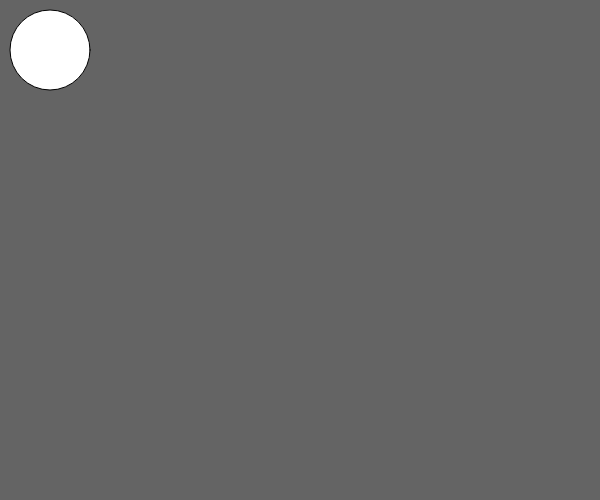
Frame 1 (no input)
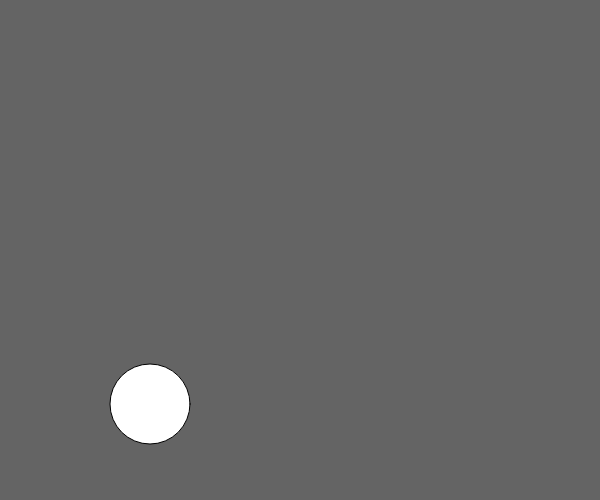
Frame 60 (no input)
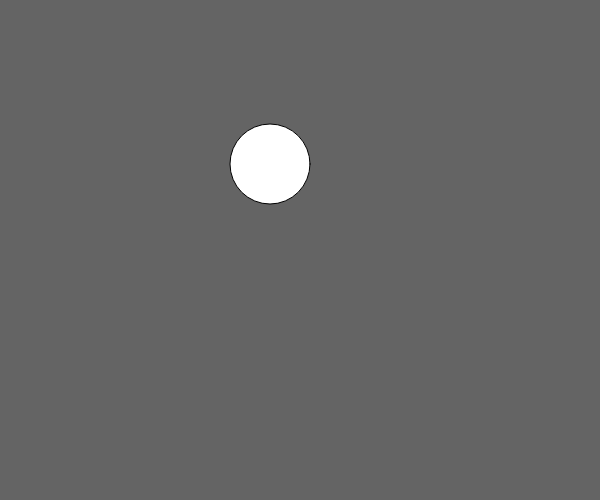
Frame 120 (the mouse pressed at the canvas centre since frame 60)

The p5.js sketch that drew these frames (run headless with seeded random() and noise() and a simulated clock; from frame 60 on, the mouse is pressed at the canvas centre):

// p5.js sketch
// ── sketch.js
function setup(){
    createCanvas(600,500);
}

var x = 50;
var y = 50;
var yDirection = 6;
var xDirection = 20;
function draw(){
    background(100);
    ellipse(x,y,80,80);
    //Y DIRECTION
    if(y>=500-40){
        yDirection = -yDirection;
    }else if(y<=0+40){
        yDirection = -yDirection;
    }
    y+=yDirection;

    //X DIRECTION
    if(x>=600-40){
        xDirection = -xDirection;
    }else if(x<=0+40){
        xDirection = -xDirection;
    }
    x+=xDirection;
}
